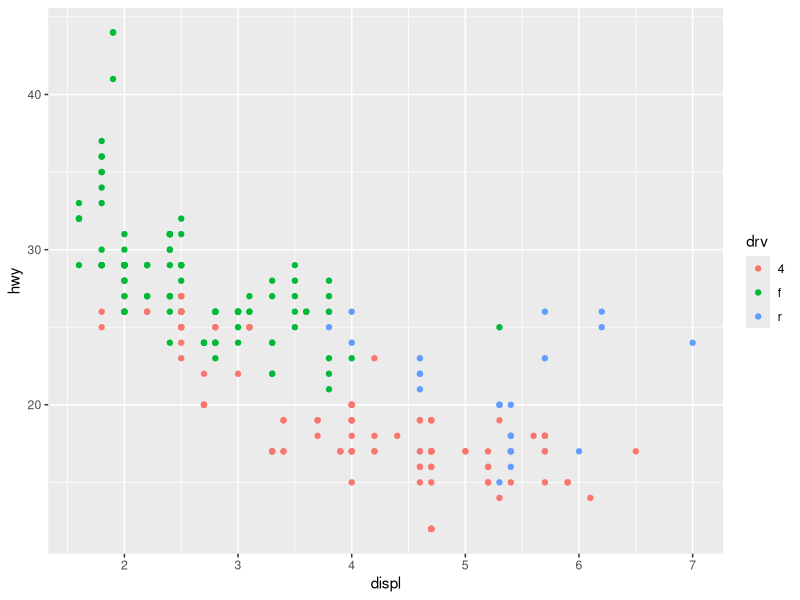
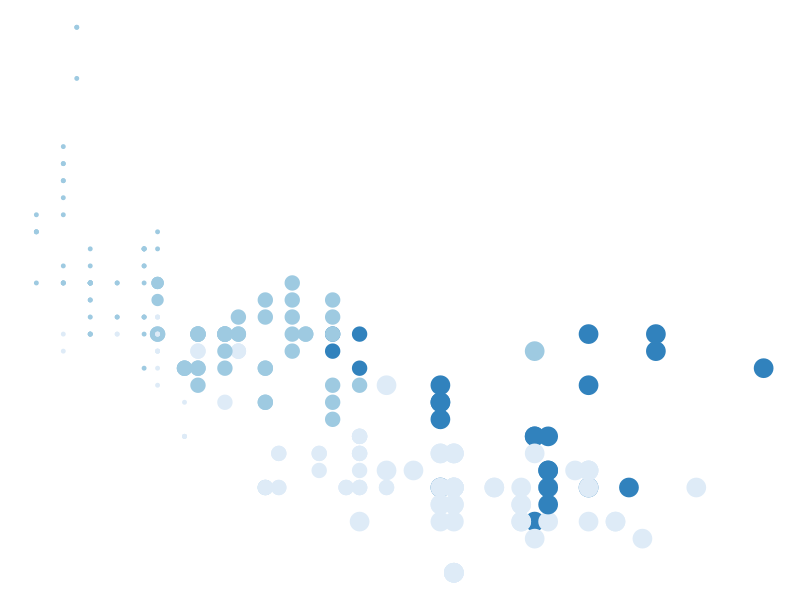
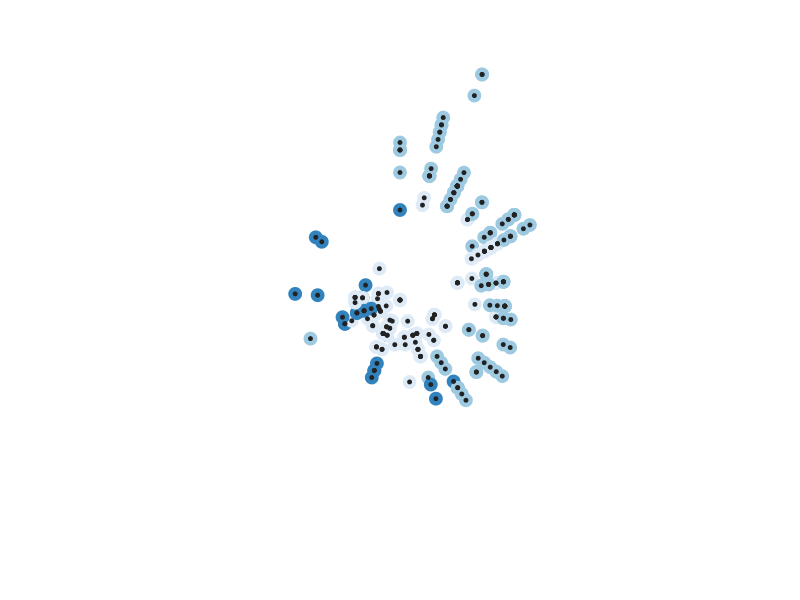
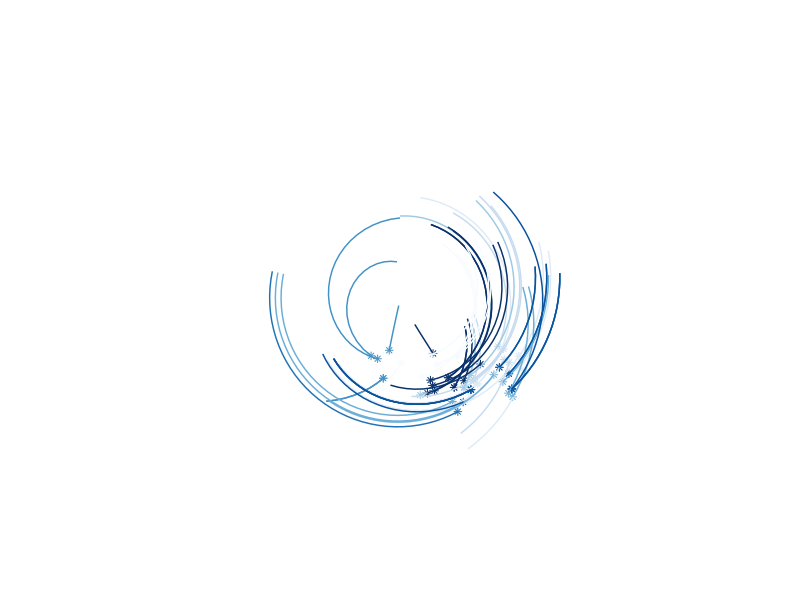
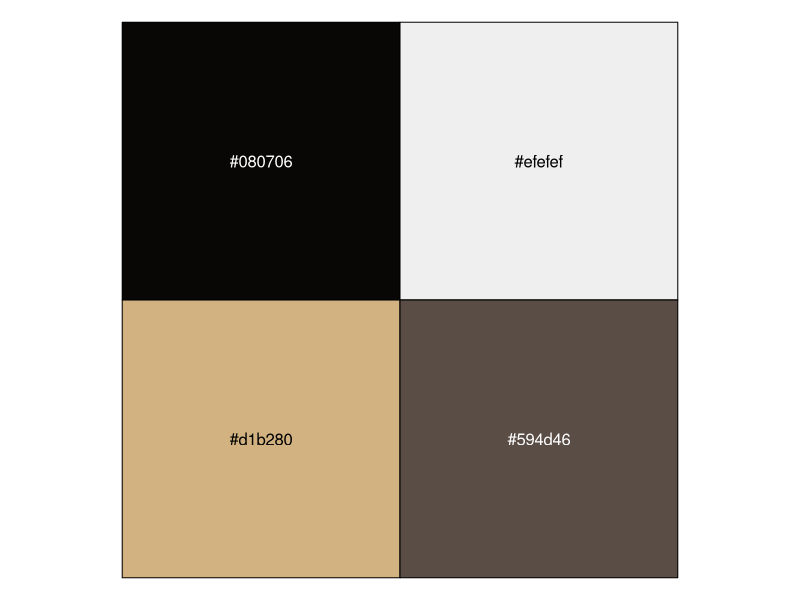
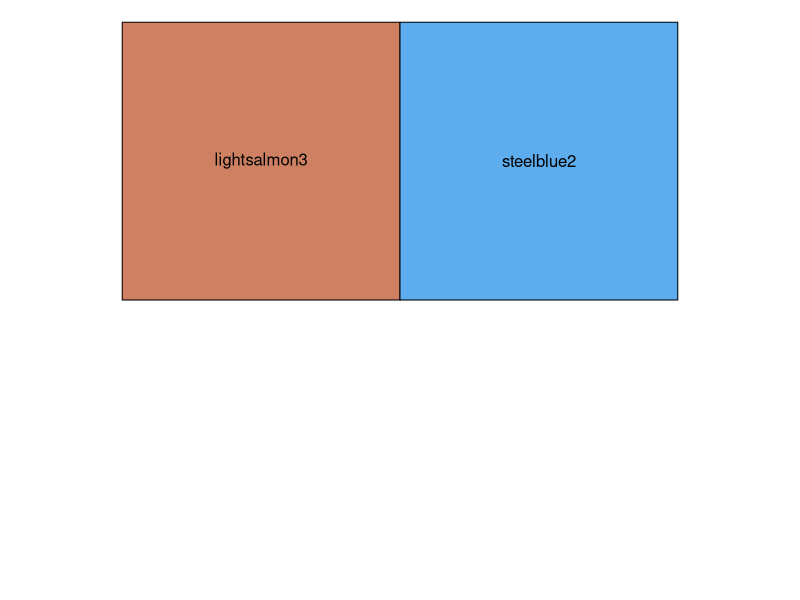
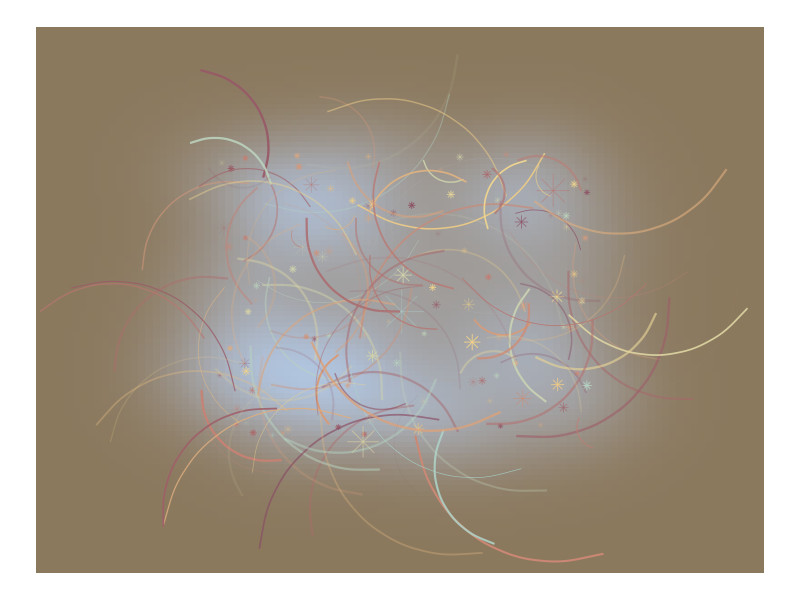

These charts were generated, in order, by the following R code:
## ---- chunk 1
library(dplyr)
library(ggplot2)
library(tibble)
library(scales)
library(ggthemes)
## ---- chunk 2
mpg |>
  ggplot(aes(displ, hwy, colour = drv)) + 
  geom_point()

mpg |>
  ggplot(aes(displ, hwy, colour = drv, size = cyl)) + 
  geom_point(show.legend = FALSE) + 
  theme_void() + 
  scale_color_brewer()

mpg |>
  ggplot(aes(displ, hwy, colour = drv)) + 
  geom_point(show.legend = FALSE, size = 4) + 
  geom_point(show.legend = FALSE, size = 1, colour = "#222222") + 
  coord_polar() + 
  theme_void() + 
  scale_color_brewer()
## ---- chunk 3
#| warning: FALSE
mpg |> 
  ggplot(aes(displ, hwy, color = model)) +
  geom_point(shape = 8, show.legend = FALSE) +
  geom_spoke(aes(angle = cty, radius = cyl), show.legend = FALSE)  +
  coord_polar() + 
  theme_void() + 
  scale_color_brewer()
  
## ---- chunk 4
sample_data <- function(seed = NULL, n = 100){
  if(!is.null(seed)) set.seed(seed)
  dat <- tibble(
    x0 = runif(n),
    y0 = runif(n),
    x1 = x0 + runif(n, min = -.5, max = .5),
    y1 = y0 + runif(n, min = -.5, max = .5),
    shade = runif(n), 
    size = runif(n),
    shape = factor(sample(0:22, size = n, replace = TRUE)),
    alpha = runif(n)
  )
}
## ---- chunk 5
sample_canva <- function(seed = NULL) {
  if(!is.null(seed)) set.seed(seed)
  sample(ggthemes::canva_palettes, 1)[[1]]
}

sample_named_colours <- function(n = NULL, seed = 1) {
  if(!is.null(n)) set.seed(seed)
  sample(colours(distinct = TRUE), n)
}
## ---- chunk 6
dat <- sample_data(n = 100, seed = 1) 
dat2 <- sample_data(n = 100, seed = 456)

pal <- sample_canva(seed = 2)
pal2 <- sample_named_colours(n = 2, seed = 7)
show_col(pal)
show_col(pal2)

#pal2 <- c("antiquewhite", "#234643")
## ---- chunk 7
#| warning: FALSE

dat <- sample_data(n = 100, seed = 6) 
dat2 <- sample_data(n = 100, seed = 2)

pal <- sample_canva(seed = 90)
pal2 <- sample_named_colours(n = 2, seed = 8)

ggplot(
    data = dat,
    mapping = aes(
      x = x0,
      y = y0,
      xend = x1,
      yend = y1,
      colour = shade,
      size = 1/size,
      alpha = alpha
    )) + 
    scale_colour_gradientn(colours = pal) + 
    scale_fill_gradient(low = pal2[[1]], high = pal2[[2]]) +
    scale_size(range = c(0, 10)) + 
    theme_void() + 
    guides(
      colour = guide_none(),
      size = guide_none(),
      fill = guide_none(),
      shape = guide_none(),
      alpha = guide_none()
    ) +
 # coord_polar(clip = "off") +
  stat_density2d(geom="tile", 
                 aes(fill = after_stat(density)), 
                 contour = FALSE) +
  stat_density2d(data = dat2 |> mutate(x = x0 + 3,
                                       y = y0 + 9), 
                 geom="tile", 
                 aes(fill = after_stat(density)), 
                 contour = FALSE) +
    geom_point(shape = 8) + 
  geom_curve(
    data = dat2 |> mutate(size = 1/(size)), 
    aes(curvature = alpha)
  )
